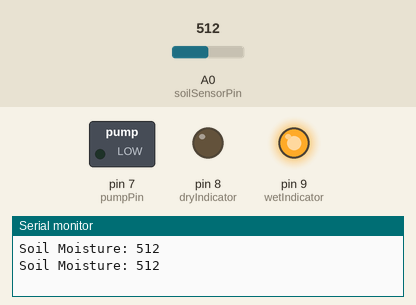
Simulated run of this sketch. Board: Arduino Uno, built with avr-gcc and run on an emulated ATmega328P. Shown: switched loads named in the sketch (green lamp = pin HIGH), output pins drawn as LEDs (lit = HIGH), the last lines printed to the serial monitor. Inputs (shaded band) come from the test bench; at power-on: A0 (soilSensorPin) = 512.

Above: at 1.8 s.
1.9 s: A0 (soilSensorPin) set to 318
3.4 s: A0 (soilSensorPin) set to 284
At 4.5 s:
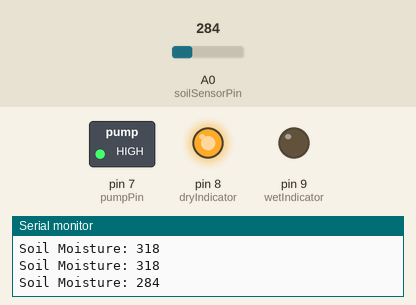
5.5 s: A0 (soilSensorPin) set to 306
At 7.2 s:
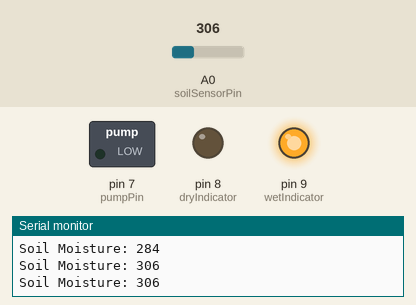
7.5 s: A0 (soilSensorPin) set to 290
At 8.8 s:
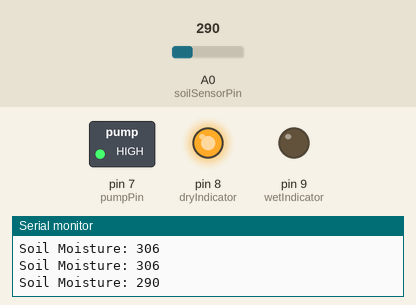
Timing chart, 0 to 10.5 s (numbered marks = the images above; inputs shaded):
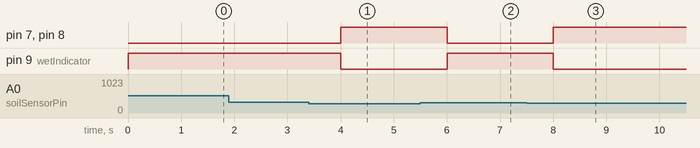

The sketch:

plantwatering.ino
```cpp
///ROBOTRONICS CLUB
////Created by Ambika Joshi
/////Automatic Plant Watering System
/* The Automatic Plant Watering System ensures
plants receive proper hydration without manual effort.
It uses a soil moisture sensor to monitor soil conditions
in real time. When the soil becomes too dry,
the system automatically activates a water pump to
irrigate the plant.
LED indicators display the soil’s status:
orange for dry and green for sufficient moisture.*/

int soilSensorPin = A0; // Soil sensor pin
int pumpPin = 7;        // Pump control pin
int dryIndicator = 8;   // Dry soil indicator (LED)
int wetIndicator = 9;   // Wet soil indicator (LED)
int threshold = 300;    // Adjustable moisture threshold

void setup()
{
  pinMode(soilSensorPin, INPUT);
  Serial.begin(9600);
  pinMode(pumpPin, OUTPUT);
  pinMode(dryIndicator, OUTPUT);
  pinMode(wetIndicator, OUTPUT);
}

void loop()
{
  int soilSensorValue = analogRead(soilSensorPin);
  Serial.print("Soil Moisture: ");
  Serial.println(soilSensorValue);

  if (soilSensorValue < threshold) {
    digitalWrite(pumpPin, HIGH);     // Turn ON the pump
    digitalWrite(dryIndicator, HIGH); // Dry soil indicator ON
    digitalWrite(wetIndicator, LOW);  // Wet soil indicator OFF
  } else {
    digitalWrite(pumpPin, LOW);       // Turn OFF the pump
    digitalWrite(dryIndicator, LOW); // Dry soil indicator OFF
    digitalWrite(wetIndicator, HIGH); // Wet soil indicator ON
  }
  delay(1000); // Wait for 1 second before reading again
}
```

Measured:
- the behaviour switches between 300 and 299 on A0 (soilSensorPin) (found by bisection; images 0 and 1)
- after the input at 3.4 s, pin 7 (pumpPin), pin 8 (dryIndicator): LOW → HIGH after 0.60 s; pin 9 (wetIndicator): HIGH → LOW after 0.60 s
- after the input at 5.5 s, pin 7 (pumpPin), pin 8 (dryIndicator): HIGH → LOW after 0.50 s; pin 9 (wetIndicator): LOW → HIGH after 0.50 s
- after the input at 7.5 s, pin 7 (pumpPin), pin 8 (dryIndicator): LOW → HIGH after 0.50 s; pin 9 (wetIndicator): HIGH → LOW after 0.50 s
